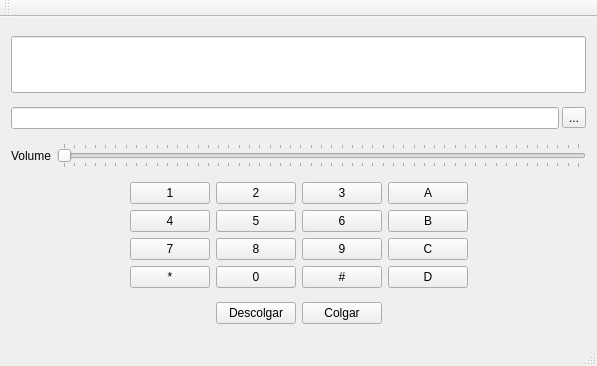
<?xml version="1.0" encoding="UTF-8"?>
<ui version="4.0">
 <class>MainWindow</class>
 <widget class="QMainWindow" name="MainWindow">
  <property name="geometry">
   <rect>
    <x>0</x>
    <y>0</y>
    <width>597</width>
    <height>366</height>
   </rect>
  </property>
  <property name="windowTitle">
   <string>Phone</string>
  </property>
  <widget class="QWidget" name="centralWidget">
   <layout class="QVBoxLayout" name="verticalLayout_2">
    <item>
     <widget class="QLineEdit" name="phoneNumber">
      <property name="font">
       <font>
        <pointsize>32</pointsize>
        <weight>75</weight>
        <bold>true</bold>
       </font>
      </property>
      <property name="readOnly">
       <bool>true</bool>
      </property>
     </widget>
    </item>
    <item>
     <layout class="QVBoxLayout" name="verticalLayout" stretch="0">
      <item>
       <layout class="QHBoxLayout" name="horizontalLayout">
        <property name="spacing">
         <number>3</number>
        </property>
        <item>
         <widget class="QLineEdit" name="fileEdit"/>
        </item>
        <item>
         <widget class="QToolButton" name="fileButton">
          <property name="text">
           <string>...</string>
          </property>
         </widget>
        </item>
       </layout>
      </item>
     </layout>
    </item>
    <item>
     <layout class="QHBoxLayout" name="VolumeLayout">
      <item>
       <widget class="QLabel" name="volume">
        <property name="text">
         <string>Volume</string>
        </property>
       </widget>
      </item>
      <item>
       <widget class="QSlider" name="volumeSlider">
        <property name="maximum">
         <number>50</number>
        </property>
        <property name="orientation">
         <enum>Qt::Horizontal</enum>
        </property>
        <property name="invertedAppearance">
         <bool>false</bool>
        </property>
        <property name="tickPosition">
         <enum>QSlider::TicksBothSides</enum>
        </property>
       </widget>
      </item>
     </layout>
    </item>
    <item>
     <layout class="QHBoxLayout" name="horizontalLayout_2">
      <item>
       <spacer name="horizontalSpacer">
        <property name="orientation">
         <enum>Qt::Horizontal</enum>
        </property>
        <property name="sizeHint" stdset="0">
         <size>
          <width>40</width>
          <height>20</height>
         </size>
        </property>
       </spacer>
      </item>
      <item>
       <layout class="QGridLayout" name="gridLayout" columnminimumwidth="0,0,0,0">
        <property name="sizeConstraint">
         <enum>QLayout::SetMinimumSize</enum>
        </property>
        <item row="1" column="1">
         <widget class="QPushButton" name="btn5">
          <property name="text">
           <string>5</string>
          </property>
         </widget>
        </item>
        <item row="2" column="1">
         <widget class="QPushButton" name="btn8">
          <property name="text">
           <string>8</string>
          </property>
         </widget>
        </item>
        <item row="2" column="0">
         <widget class="QPushButton" name="btn7">
          <property name="text">
           <string>7</string>
          </property>
         </widget>
        </item>
        <item row="3" column="0">
         <widget class="QPushButton" name="btnasterisk">
          <property name="text">
           <string>*</string>
          </property>
         </widget>
        </item>
        <item row="0" column="0">
         <widget class="QPushButton" name="btn1">
          <property name="text">
           <string>1</string>
          </property>
         </widget>
        </item>
        <item row="0" column="1">
         <widget class="QPushButton" name="btn2">
          <property name="text">
           <string>2</string>
          </property>
         </widget>
        </item>
        <item row="1" column="0">
         <widget class="QPushButton" name="btn4">
          <property name="text">
           <string>4</string>
          </property>
         </widget>
        </item>
        <item row="3" column="1">
         <widget class="QPushButton" name="btn0">
          <property name="text">
           <string>0</string>
          </property>
         </widget>
        </item>
        <item row="0" column="2">
         <widget class="QPushButton" name="btn3">
          <property name="text">
           <string>3</string>
          </property>
         </widget>
        </item>
        <item row="0" column="3">
         <widget class="QPushButton" name="btna">
          <property name="text">
           <string>A</string>
          </property>
         </widget>
        </item>
        <item row="1" column="3">
         <widget class="QPushButton" name="btnb">
          <property name="text">
           <string>B</string>
          </property>
         </widget>
        </item>
        <item row="2" column="3">
         <widget class="QPushButton" name="btnc">
          <property name="text">
           <string>C</string>
          </property>
         </widget>
        </item>
        <item row="3" column="3">
         <widget class="QPushButton" name="btnd">
          <property name="text">
           <string>D</string>
          </property>
         </widget>
        </item>
        <item row="1" column="2">
         <widget class="QPushButton" name="btn6">
          <property name="text">
           <string>6</string>
          </property>
         </widget>
        </item>
        <item row="2" column="2">
         <widget class="QPushButton" name="btn9">
          <property name="text">
           <string>9</string>
          </property>
         </widget>
        </item>
        <item row="3" column="2">
         <widget class="QPushButton" name="btnhash">
          <property name="text">
           <string>#</string>
          </property>
         </widget>
        </item>
       </layout>
      </item>
      <item>
       <spacer name="horizontalSpacer_2">
        <property name="orientation">
         <enum>Qt::Horizontal</enum>
        </property>
        <property name="sizeHint" stdset="0">
         <size>
          <width>40</width>
          <height>20</height>
         </size>
        </property>
       </spacer>
      </item>
     </layout>
    </item>
    <item>
     <layout class="QHBoxLayout" name="horizontalLayout_3">
      <item>
       <spacer name="horizontalSpacer_3">
        <property name="orientation">
         <enum>Qt::Horizontal</enum>
        </property>
        <property name="sizeHint" stdset="0">
         <size>
          <width>40</width>
          <height>20</height>
         </size>
        </property>
       </spacer>
      </item>
      <item>
       <widget class="QPushButton" name="pushButton_2">
        <property name="text">
         <string>Descolgar</string>
        </property>
       </widget>
      </item>
      <item>
       <widget class="QPushButton" name="pushButton">
        <property name="text">
         <string>Colgar</string>
        </property>
       </widget>
      </item>
      <item>
       <spacer name="horizontalSpacer_4">
        <property name="orientation">
         <enum>Qt::Horizontal</enum>
        </property>
        <property name="sizeHint" stdset="0">
         <size>
          <width>40</width>
          <height>20</height>
         </size>
        </property>
       </spacer>
      </item>
     </layout>
    </item>
   </layout>
  </widget>
  <widget class="QMenuBar" name="menuBar">
   <property name="geometry">
    <rect>
     <x>0</x>
     <y>0</y>
     <width>597</width>
     <height>22</height>
    </rect>
   </property>
  </widget>
  <widget class="QToolBar" name="mainToolBar">
   <attribute name="toolBarArea">
    <enum>TopToolBarArea</enum>
   </attribute>
   <attribute name="toolBarBreak">
    <bool>false</bool>
   </attribute>
  </widget>
  <widget class="QStatusBar" name="statusBar"/>
 </widget>
 <layoutdefault spacing="6" margin="11"/>
 <resources/>
 <connections/>
</ui>
